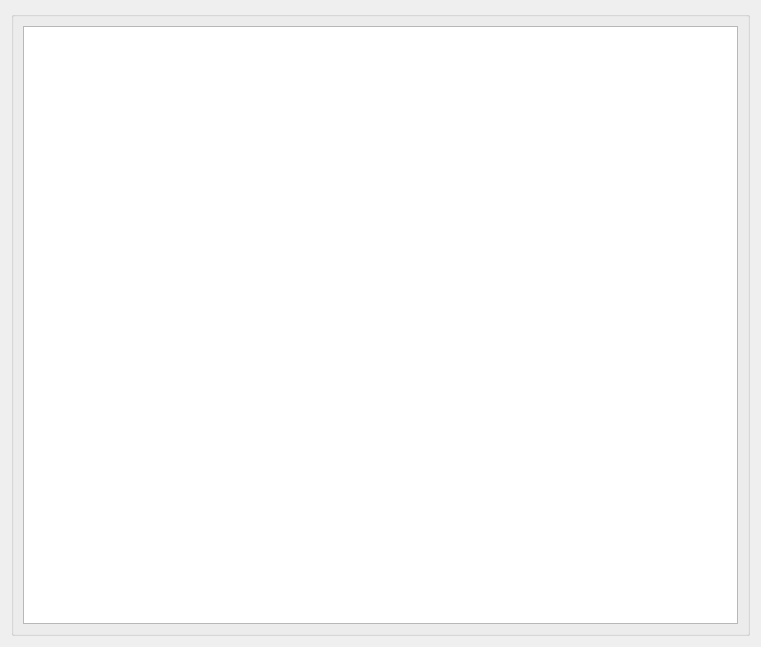
<?xml version="1.0" encoding="UTF-8"?>
<ui version="4.0">
 <class>CommunicationDebuggerWindow</class>
 <widget class="QWidget" name="CommunicationDebuggerWindow">
  <property name="geometry">
   <rect>
    <x>0</x>
    <y>0</y>
    <width>761</width>
    <height>647</height>
   </rect>
  </property>
  <property name="windowTitle">
   <string>CommunicationDebuggerWindow</string>
  </property>
  <layout class="QGridLayout" name="gridLayout">
   <item row="0" column="0">
    <widget class="QGroupBox" name="groupBox">
     <property name="title">
      <string/>
     </property>
     <layout class="QVBoxLayout" name="verticalLayout">
      <item>
       <widget class="QTextEdit" name="communicationVisualizerTextEdit">
        <property name="readOnly">
         <bool>true</bool>
        </property>
       </widget>
      </item>
     </layout>
    </widget>
   </item>
  </layout>
 </widget>
 <resources/>
 <connections/>
</ui>
